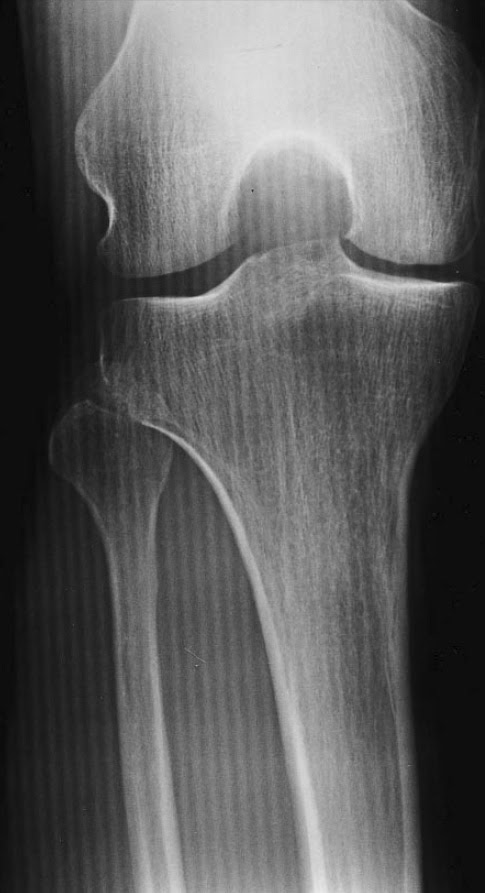
#> input picture Exercise/XLA/hw4_radiograph_2.jpg, 485 x 893 px
$ python test1.py
#> lines starting #> are read from the running program, lines starting #| are printed output that depends on the picture; after the words box and inside, x2 and y2 are one past the last pixel; in counts of white or black regions, pixels touching at a corner belong together
import cv2
import numpy as np
from matplotlib import pyplot as plt

img = cv2.imread('hw4_radiograph_2.jpg',0)
#> img is the input picture: shape (893, 485); min 2, max 233, mean 92.9
img_resize = cv2.resize(img, (600,600))
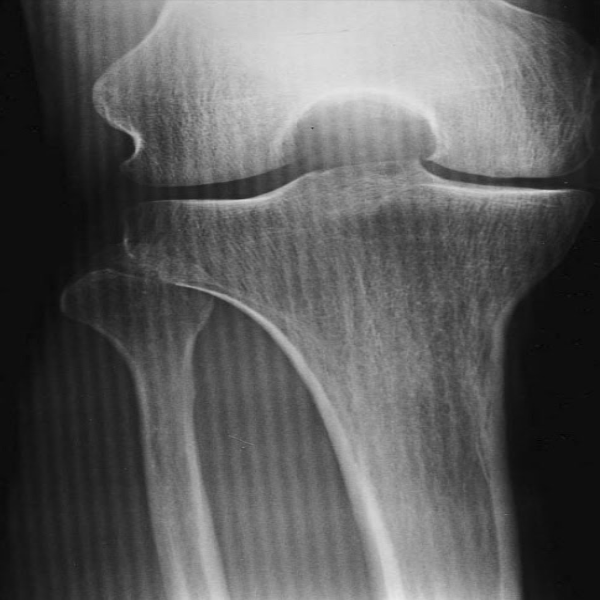
#> img_resize: shape (600, 600); min 2, max 233, mean 92.8
# gauss = np.random.normal(0,1,img.size)
# gauss = gauss.reshape(img.shape[0], img.shape[1], img.shape[2]).astype('uint8')
# img_gauss = cv2.add(img, gauss)
ret,img_binary = cv2.threshold(img_resize,127,255,cv2.THRESH_BINARY)
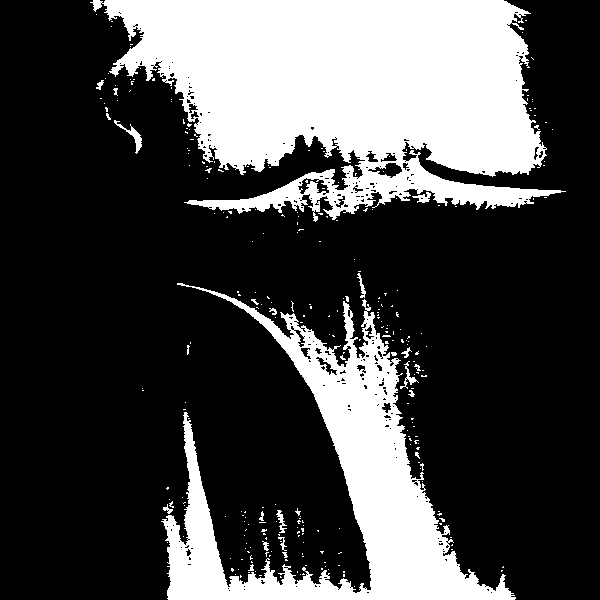
#> img_binary: shape (600, 600); 27.8% white; 281 white regions (260 under 20 px), largest, box (x1, y1, x2, y2) and area: (90, 0, 566, 222) 66508, (161, 283, 516, 600) 31611, (114, 120, 142, 154) 203
ret,img_trunc = cv2.threshold(img_resize,127,255,cv2.THRESH_TRUNC)
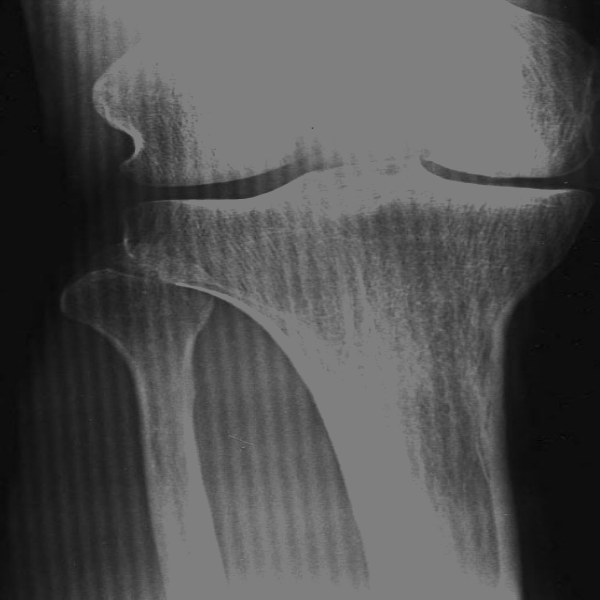
#> img_trunc: shape (600, 600); min 2, max 127, mean 80.8
ret,img_tozero = cv2.threshold(img_resize,127,255,cv2.THRESH_TOZERO)
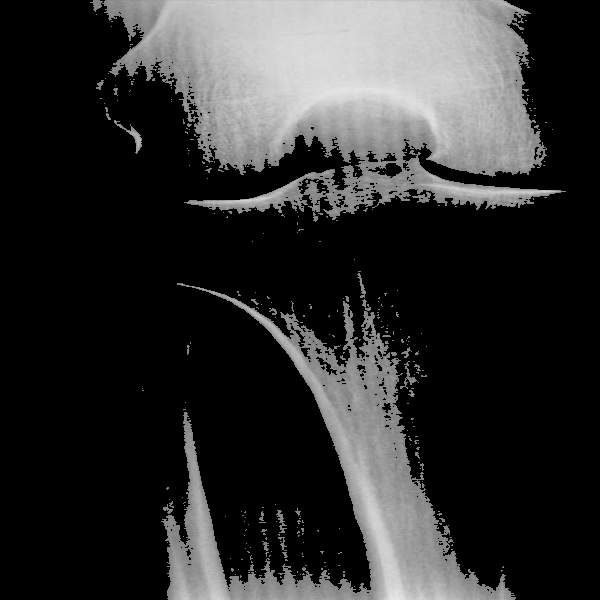
#> img_tozero: shape (600, 600); min 0, max 233, mean 47.3
ret, img_otsu = cv2.threshold(img_resize, 0,255, cv2.THRESH_OTSU)
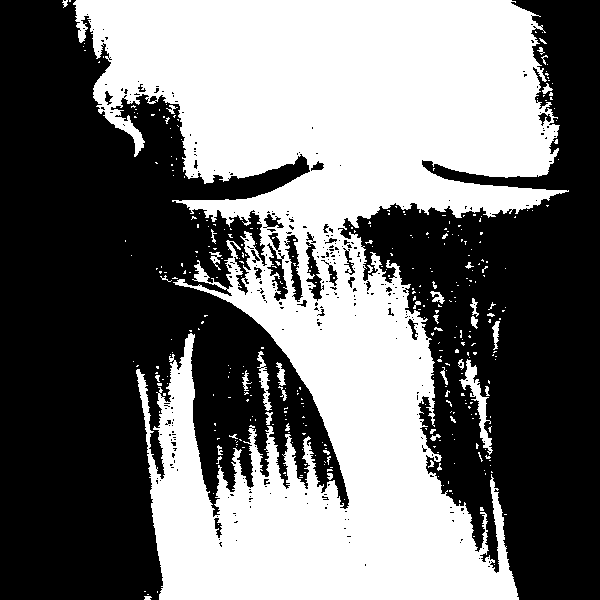
#> img_otsu: shape (600, 600); 45.3% white; 367 white regions (326 under 20 px), largest, box (x1, y1, x2, y2) and area: (73, 0, 569, 600) 159066, (459, 359, 493, 455) 784, (257, 351, 272, 411) 326
#> ret = 97
img_threshold = cv2.adaptiveThreshold(img_resize, 255, cv2.ADAPTIVE_THRESH_MEAN_C,\
                                      cv2.THRESH_BINARY,11,2)
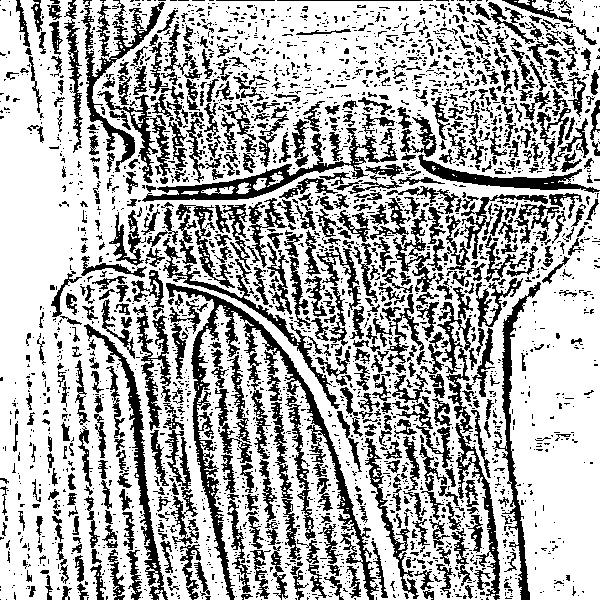
#> img_threshold: shape (600, 600); 68.8% white; 2900 black regions (2257 under 20 px), largest, box (x1, y1, x2, y2) and area: (166, 283, 379, 600) 7619, (142, 128, 398, 202) 2976, (84, 324, 168, 600) 2478
img_gaussian = cv2.adaptiveThreshold(img_resize, 255, cv2.ADAPTIVE_THRESH_GAUSSIAN_C,\
                                    cv2.THRESH_BINARY,11,2)
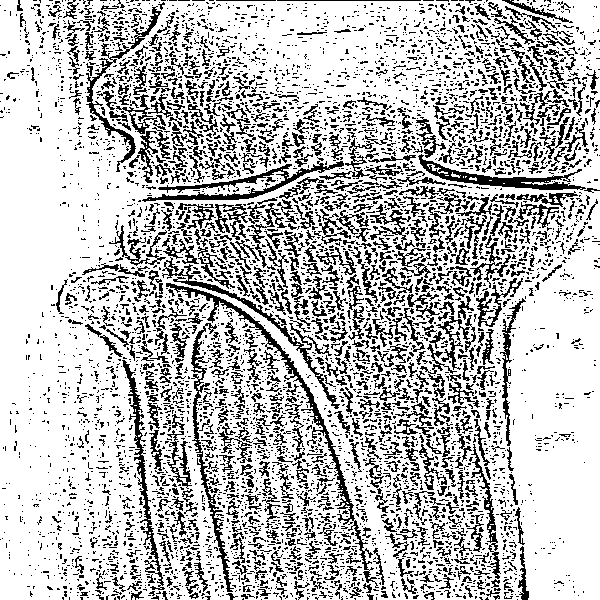
#> img_gaussian: shape (600, 600); 74.6% white; black in thin lines or dots

titles = ['Mean', 'Gaussian', 'Tozero', 'Binary', 'Trunc','Otsu']
images = [img_threshold, img_gaussian, img_tozero, img_binary, img_trunc, img_otsu]
cv2.imshow('Original', img)
for i in range(6):
    plt.subplot(3,3,i+1)
    plt.imshow(images[i],'gray')
    plt.title(titles[i])
    plt.xticks([]),plt.yticks([])
plt.show()

cv2.waitKey(0)

$ run again, with Exercise/XLA/hw4_radiograph_1.jpg copied over Exercise/XLA/hw4_radiograph_2.jpg
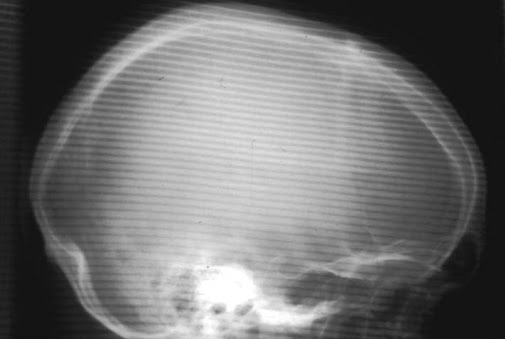
#> input picture Exercise/XLA/hw4_radiograph_1.jpg, 505 x 339 px
#> img is the input picture: shape (339, 505); min 14, max 255, mean 111.2
#> `ret,img_binary = cv2.threshold(img_resize,127,255,cv2.THRESH_BINARY)`:
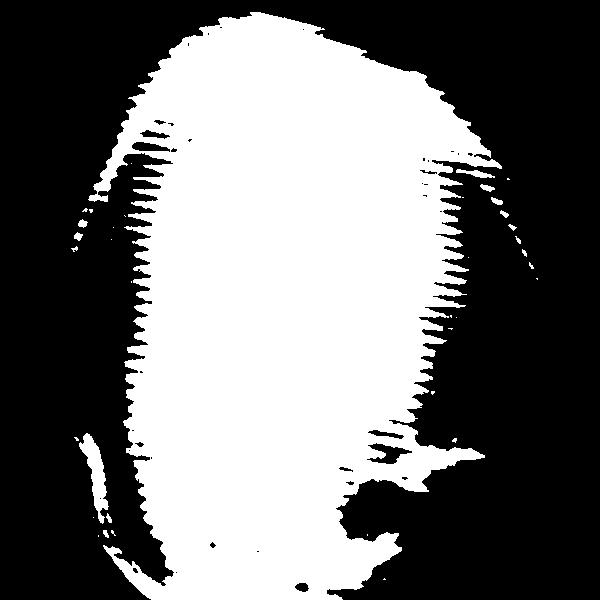
#> img_binary: shape (600, 600); 45% white; 37 white regions (23 under 20 px), largest, box (x1, y1, x2, y2) and area: (88, 12, 502, 600) 160128, (79, 433, 109, 524) 1077, (456, 169, 495, 178) 161
#> img_otsu: shape (600, 600); 49.6% white; 21 white regions (11 under 20 px), largest, box (x1, y1, x2, y2) and area: (61, 9, 538, 600) 178370, (100, 262, 110, 268) 45, (534, 274, 543, 284) 45
#> ret = 111
#> img_threshold: shape (600, 600); 67.9% white; 638 black regions (370 under 20 px), largest, box (x1, y1, x2, y2) and area: (27, 159, 548, 600) 21229, (88, 424, 244, 545) 4463, (182, 14, 583, 411) 4347
#> `img_gaussian = cv2.adaptiveThreshold(img_resize, 255, cv2.ADAPTIVE_THR..`:
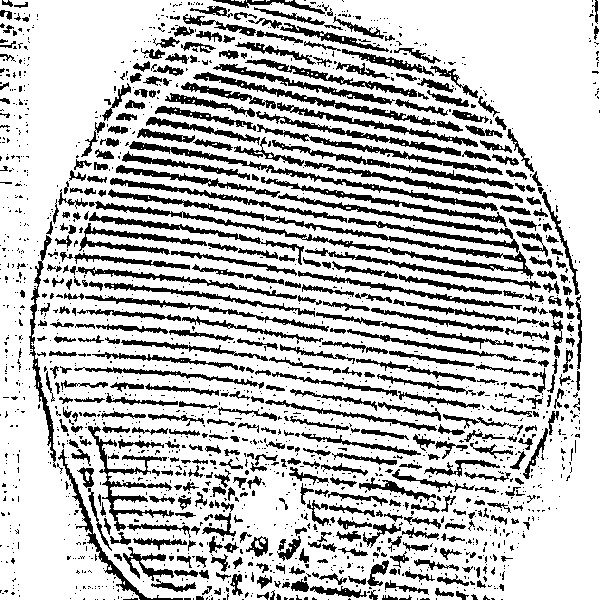
#> img_gaussian: shape (600, 600); 75.8% white; 1730 black regions (1260 under 20 px), largest, box (x1, y1, x2, y2) and area: (95, 189, 534, 279) 3785, (278, 193, 519, 253) 1845, (129, 141, 498, 211) 1819
